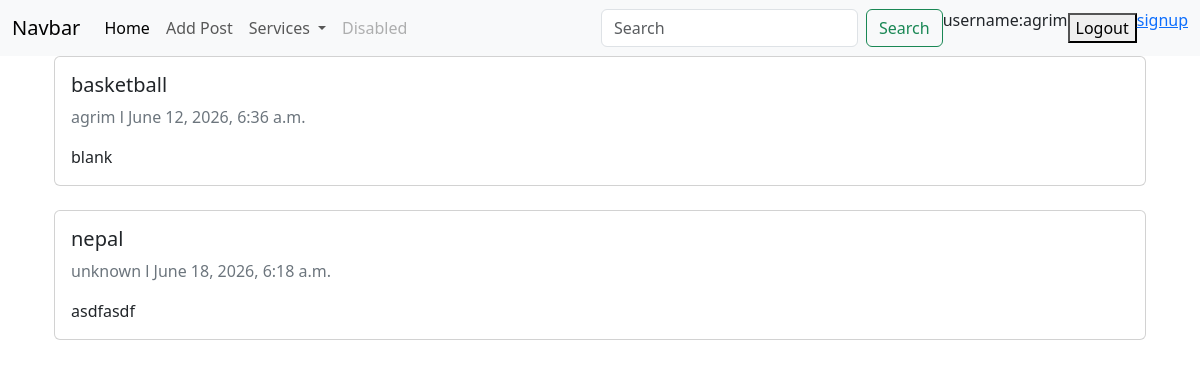
The app's page /all_post/ (signed in), older data.
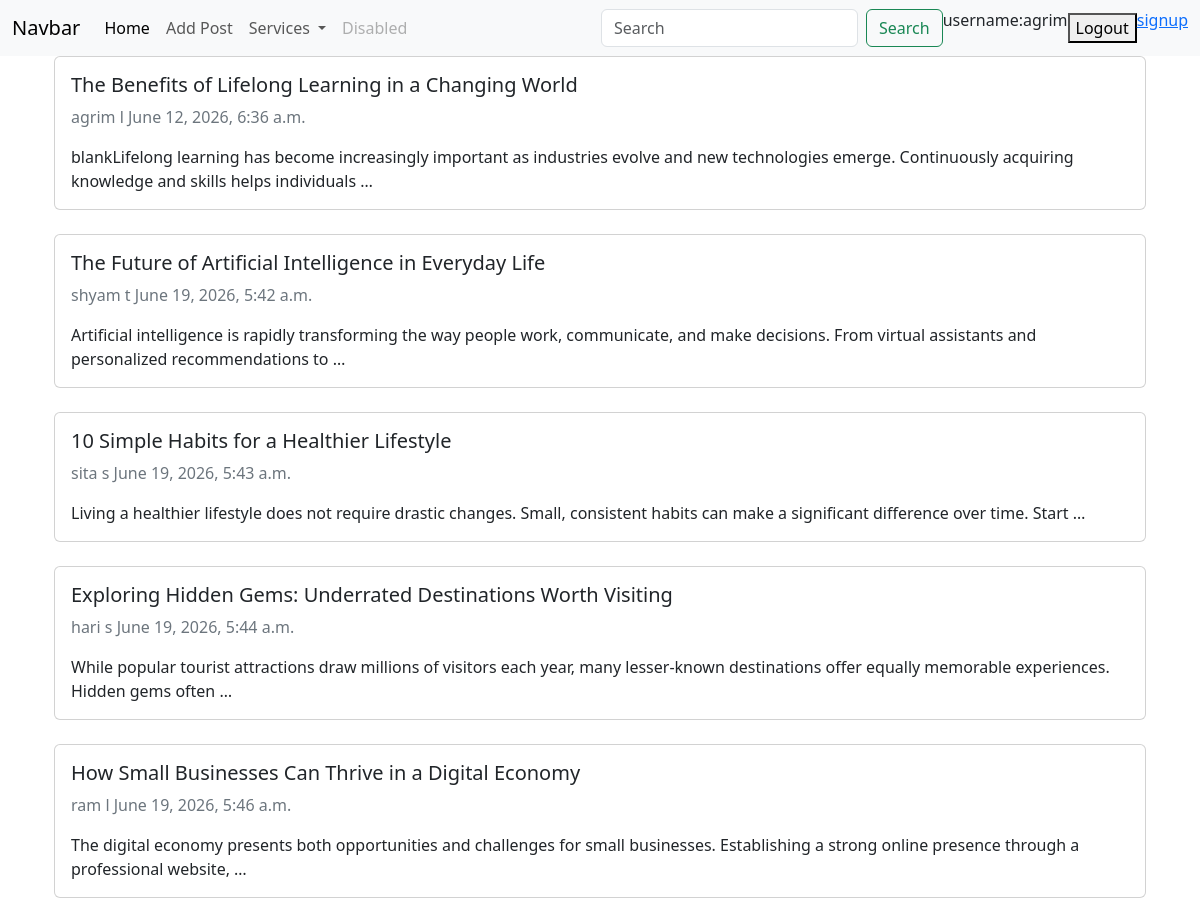
The same page, newer data.
### firstapp/models.py (models this page shows, shortened)
class Posts(models.Model):
    POST_CHOICES=[
        ('l','literature'),
        ('s','sports'),
        ('t','technology')
    ]
    class Meta:
        verbose_name='Post'
        verbose_name_plural='Posts'
    author=models.CharField(default="unknown", max_length=100)
    category=models.CharField(choices=POST_CHOICES)
    title=models.CharField(max_length=200)
    image_url=models.URLField(null=True, blank=True)
    status=models.CharField(max_length=20)
    content=models.TextField()
    slug=models.CharField(unique=True)
    created_at=models.DateTimeField(auto_now_add=True)
    updated_at=models.DateTimeField(auto_now=True)

### firstapp/views.py (the view)
# urls.py: path('all_post/',views.get_post_view,name='all_post'),
@login_required
def get_post_view(request):
     posts=Posts.objects.all()
     error_message ="something went wrong."
     return render(request, "firstapp/all_post.html", {"posts": posts,"error_message" : error_message})

### firstapp/templates/firstapp/all_post.html
{%extends "firstapp/index.html"%}
{%block content%}
{%if posts%}
{%for post in posts%}
<main class="container">
    <a href="{%url 'post_detail' post.id%}" class="text-decoration-none">
        <div class="card mb-4">
            <div class="card-body">
            <h5 class="card-title">{{post.title}}</h5>
                <p class="text-secondary">
                    <span>{{post.author}}</span>
                    <span>{{post.category}}</span>
                    <span>{{post.created_at}}</span>
                </p>
                 <p class="card-text">{{post.content|truncatewords:20}}</p>
            </div>
        </div>
    </a>
</main>
{%endfor%}
{%else%}
<p>no post available</p>
{{error_message}}
{%endif%}
{%endblock content%}

Row changes from the older to the newer data that the page shows:
removed Posts: title "nepal", author "unknown", category "l", created_at "June 18, 2026, 6:18 a.m.", content "asdfasdf"
changed Posts "agrim": title "basketball" → "The Benefits of Lifelong Learning in a Changing World"; content "blank" → "blankLifelong learning has become increasingly important as industries evolve and new technologies emerge. Continuously acquiring knowledge and skills helps individuals …"
added Posts: title "The Future of Artificial Intelligence in Everyday Life", author "shyam", category "t", created_at "June 19, 2026, 5:42 a.m.", content "Artificial intelligence is rapidly transforming the way people work, communicate, and make decisions. From virtual assistants and personalized recommendations to …"
added Posts: title "10 Simple Habits for a Healthier Lifestyle", author "sita", category "s", created_at "June 19, 2026, 5:43 a.m.", content "Living a healthier lifestyle does not require drastic changes. Small, consistent habits can make a significant difference over time. Start …"
added Posts: title "Exploring Hidden Gems: Underrated Destinations Worth Visiting", author "hari", category "s", created_at "June 19, 2026, 5:44 a.m.", content "While popular tourist attractions draw millions of visitors each year, many lesser-known destinations offer equally memorable experiences. Hidden gems often …"
added Posts: title "How Small Businesses Can Thrive in a Digital Economy", author "ram", category "l", created_at "June 19, 2026, 5:46 a.m.", content "The digital economy presents both opportunities and challenges for small businesses. Establishing a strong online presence through a professional website, …"
